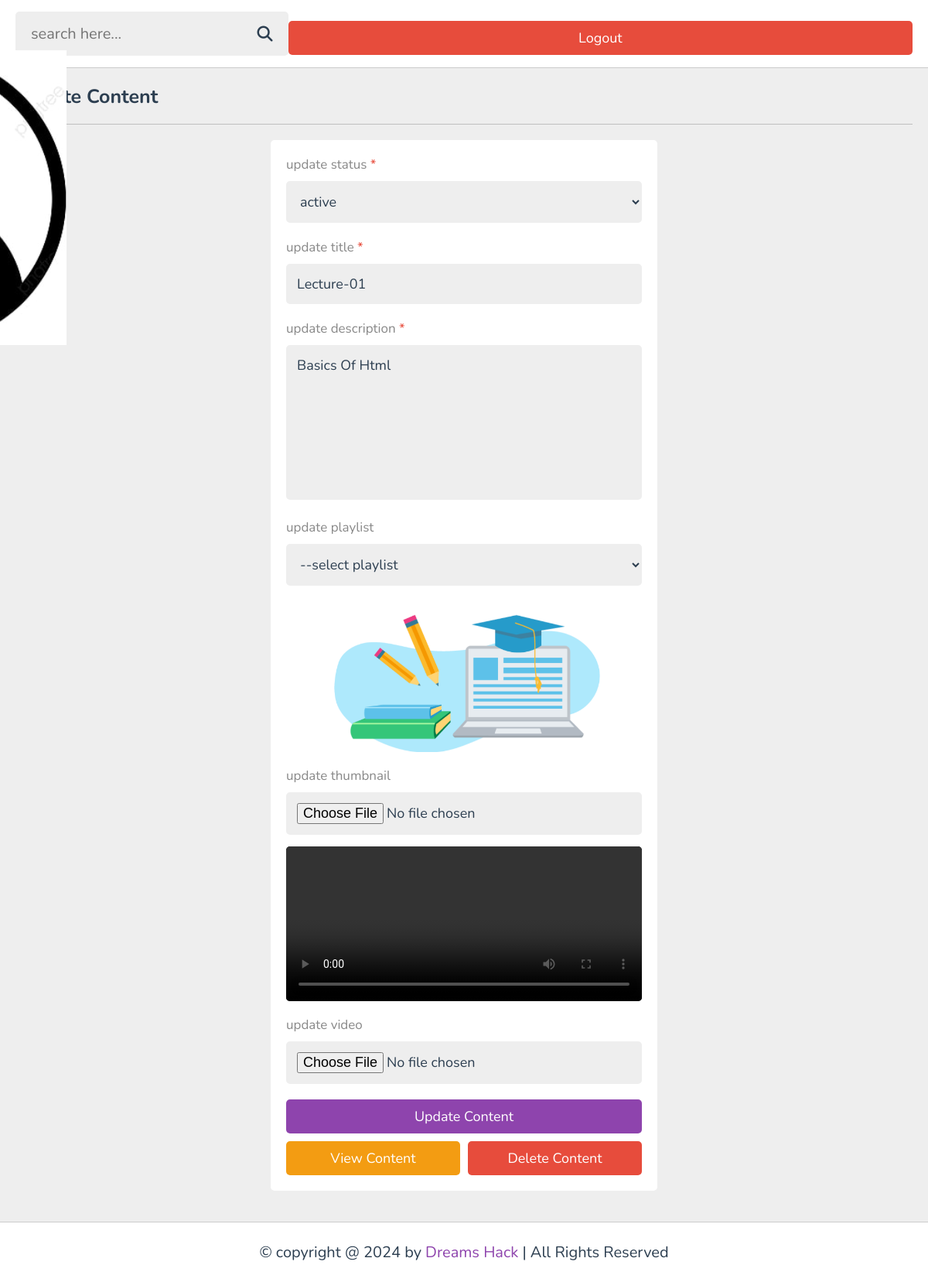
/project/admin/update_content.php?get_id=rOrgNuA3ehZZDtwsGZ1g (signed in), run on the app's committed database.
### tables this page shows
CREATE TABLE `tutors` (
  `id` varchar(20) NOT NULL,
  `name` varchar(50) NOT NULL,
  `profession` varchar(50) NOT NULL,
  `email` varchar(50) NOT NULL,
  `password` varchar(50) NOT NULL,
  `image` varchar(100) NOT NULL
);

CREATE TABLE `content` (
  `id` varchar(20) NOT NULL,
  `tutor_id` varchar(20) NOT NULL,
  `playlist_id` varchar(20) NOT NULL,
  `title` varchar(100) NOT NULL,
  `description` varchar(1000) NOT NULL,
  `video` varchar(100) NOT NULL,
  `thumb` varchar(100) NOT NULL,
  `date` date NOT NULL DEFAULT current_timestamp(),
  `status` varchar(20) NOT NULL DEFAULT 'deactive'
);

### project/admin/update_content.php (the view, shortened to what this page needs)
<?php
include '../components/connect.php';
if(isset($_COOKIE['tutor_id'])){
   $tutor_id = $_COOKIE['tutor_id'];
}else{
   $tutor_id = '';
   header('location:login.php');
}
if(isset($_GET['get_id'])){
   $get_id = $_GET['get_id'];
}else{
   $get_id = '';
   header('location:dashboard.php');
}
?>
<!DOCTYPE html>
<html lang="en">
<head>
   <link rel="stylesheet" href="https://cdnjs.cloudflare.com/ajax/libs/font-awesome/6.2.0/css/all.min.css">
   <link rel="stylesheet" href="../css/admin_style.css">
</head>
<body>
<?php include '../components/admin_header.php'; ?>
<section class="video-form">
   <h1 class="heading">update content</h1>
   <?php
      $select_videos = $conn->prepare("SELECT * FROM `content` WHERE id = ? AND tutor_id = ?");
      $select_videos->execute([$get_id, $tutor_id]);
      if($select_videos->rowCount() > 0){
         while($fecth_videos = $select_videos->fetch(PDO::FETCH_ASSOC)){
            $video_id = $fecth_videos['id'];
   ?>
   <form action="" method="post" enctype="multipart/form-data">
      <p>update status <span>*</span></p>
      <select name="status" class="box" required>
         <option value="<?= $fecth_videos['status']; ?>" selected><?= $fecth_videos['status']; ?></option>
      </select>
      <p>update title <span>*</span></p>
      <input type="text" name="title" maxlength="100" required placeholder="enter video title" class="box" value="<?= $fecth_videos['title']; ?>">
      <p>update description <span>*</span></p>
      <textarea name="description" class="box" required placeholder="write description" maxlength="1000" cols="30" rows="10"><?= $fecth_videos['description']; ?></textarea>
      <p>update playlist</p>
      <select name="playlist" class="box">
         <option value="<?= $fecth_videos['playlist_id']; ?>" selected>--select playlist</option>
      </select>
      <img src="../uploaded_files/<?= $fecth_videos['thumb']; ?>" alt="">
      <p>update thumbnail</p>
      <input type="file" name="thumb" accept="image/*" class="box">
      <video src="../uploaded_files/<?= $fecth_videos['video']; ?>" controls></video>
      <p>update video</p>
      <input type="file" name="video" accept="video/*" class="box">
      <input type="submit" value="update content" name="update" class="btn">
      <div class="flex-btn">
         <a href="view_content.php?get_id=<?= $video_id; ?>" class="option-btn">view content</a>
         <input type="submit" value="delete content" name="delete_video" class="delete-btn">
      </div>
   </form>
   <?php
         }
      }else{
         echo '<p class="empty">video not found! <a href="add_content.php" class="btn" style="margin-top: 1.5rem;">add videos</a></p>';
      }
   ?>
</section>
<?php include '../components/footer.php'; ?>
</body>
</html>

### project/components/admin_header.php (shortened to what this page needs)
<header class="header">
   <section class="flex">
      <form action="search_page.php" method="post" class="search-form">
         <input type="text" name="search" placeholder="search here..." required maxlength="100">
         <button type="submit" class="fas fa-search" name="search_btn"></button>
      </form>
         <?php
            $select_profile = $conn->prepare("SELECT * FROM `tutors` WHERE id = ?");
            $select_profile->execute([$tutor_id]);
            if($select_profile->rowCount() > 0){
         ?>
         <a href="../components/admin_logout.php" onclick="return confirm('logout from this website?');" class="delete-btn">logout</a>
         <?php
            }
         ?>
   </section>
</header>
<div class="side-bar">
         <?php
            $select_profile = $conn->prepare("SELECT * FROM `tutors` WHERE id = ?");
            $select_profile->execute([$tutor_id]);
            if($select_profile->rowCount() > 0){
            $fetch_profile = $select_profile->fetch(PDO::FETCH_ASSOC);
         ?>
         <img src="../uploaded_files/<?= $fetch_profile['image']; ?>" alt="">
         <?php
            }else{
         ?>
                  <?php
            }
         ?>
      </div>

### project/css/admin_style.css (style rules this page uses)
:root { --main-color:#8e44ad; --red:#e74c3c; --oragen:#f39c12; --white:#fff; --black:#2c3e50; --light-color:#888; --light-bg:#eee; --border:.1rem solid rgba(0,0,0,.2); }
* { font-family: 'Nunito', sans-serif; margin: 0; padding: 0; box-sizing: border-box; outline: none; border: none; text-decoration: none; }
html { font-size: 62.5%; overflow-x: hidden; }
body { background-color: var(--light-bg); padding-left: 30rem; }
section { padding:2rem; max-width: 1200px; margin: 0 auto; }
.btn, .option-btn, .delete-btn, .inline-btn, .inline-option-btn, .inline-delete-btn { border-radius: .5rem; padding: 1rem 3rem; font-size: 1.8rem; color: #fff; margin-top: 1rem; text-transform: capitalize; cursor: pointer; text-align: center; }
.btn, .option-btn, .delete-btn { display: block; width: 100%; }
.btn, .inline-btn { background-color: var(--main-color); }
.option-btn, .inline-option-btn { background-color: var(--oragen); }
.delete-btn, .inline-delete-btn { background-color: var(--red); }
.flex-btn { display:flex; gap: 1rem; }
.heading { padding-bottom: 1.8rem; border-bottom: var(--border); font-size: 2.5rem; color: var(--black); text-transform: capitalize; margin-bottom: 2rem; }
.header { background-color: var(--white); border-bottom: var(--border); position: sticky; top: 0; left: 0; right: 0; z-index: 1000; }
.header .flex { padding: 1.5rem 2rem; position: relative; display: flex; align-items: center; justify-content: space-between; }
.header .flex .search-form { width: 50rem; border-radius: .5rem; display: flex; align-items: center; gap: 2rem; padding: 1.5rem 2rem; background-color: var(--light-bg); }
.header .flex .search-form input { width: 100%; background:none; font-size: 2rem; color: var(--black); }
.header .flex .search-form button { font-size: 2rem; color: var(--black); cursor: pointer; background: none; }
.side-bar { position: fixed; top: 0; left: 0; height: 100vh; width: 30rem; background-color: var(--white); border-right: var(--border); z-index: 1200; }
.video-form form { max-width: 50rem; margin: 0 auto; background-color: var(--white); border-radius: .5rem; padding: 2rem; padding-top: 1rem; }
.video-form form p { padding-top: 1rem; font-size: 1.7rem; color: var(--light-color); }
.video-form form p span { color:var(--red); }
.video-form form .box { width: 100%; border-radius: .5rem; background-color: var(--light-bg); padding: 1.4rem; font-size: 1.8rem; color: var(--black); margin: 1rem 0; }
.video-form form textarea { height: 20rem; resize: none; }
.video-form form img { width: 100%; height: 20rem; border-radius: .5rem; object-fit: contain; margin: .5rem 0; }
.video-form form video { background-color: #000; width: 100%; height: 20rem; border-radius: .5rem; margin: .5rem 0; }
@media (max-width:1200px) { body { padding-left: 0; } }
@media (max-width:1200px) { .side-bar { transition: .2s linear; left: -30rem; } }

### data on the page
tutors: image (picture)
content: status "active", title "Lecture-01", description "Basics Of Html", thumb (picture)
